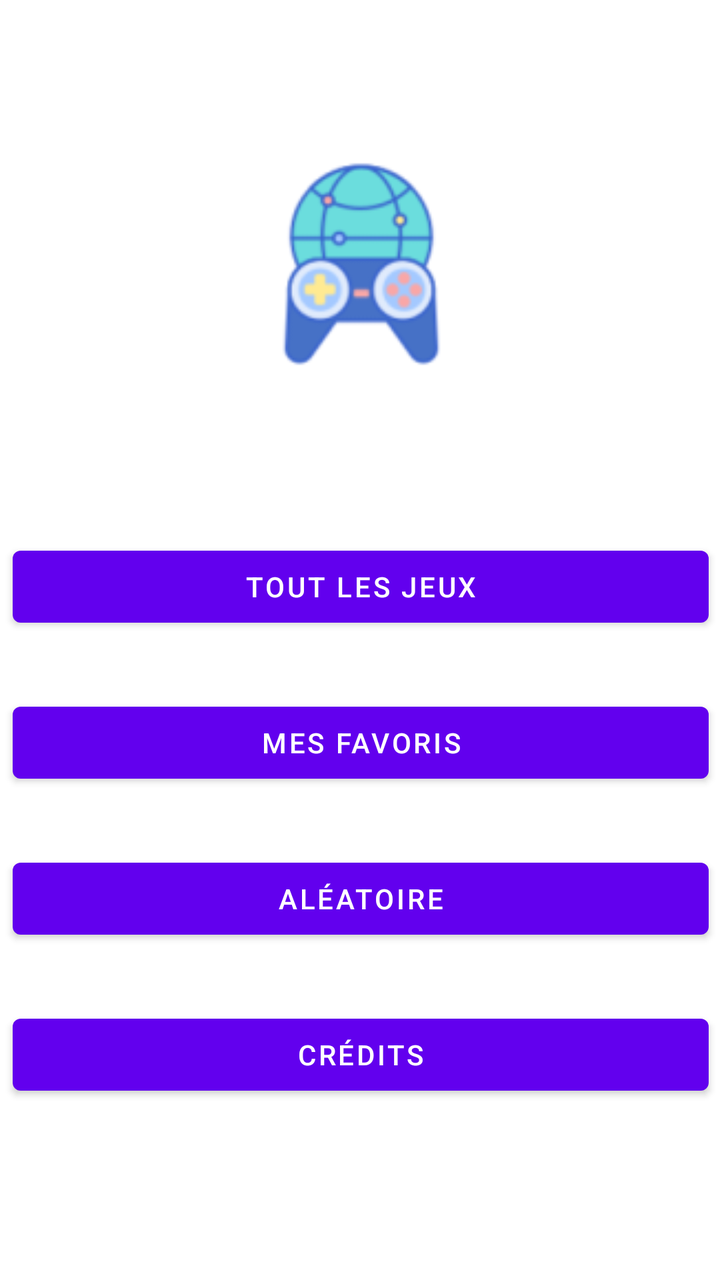
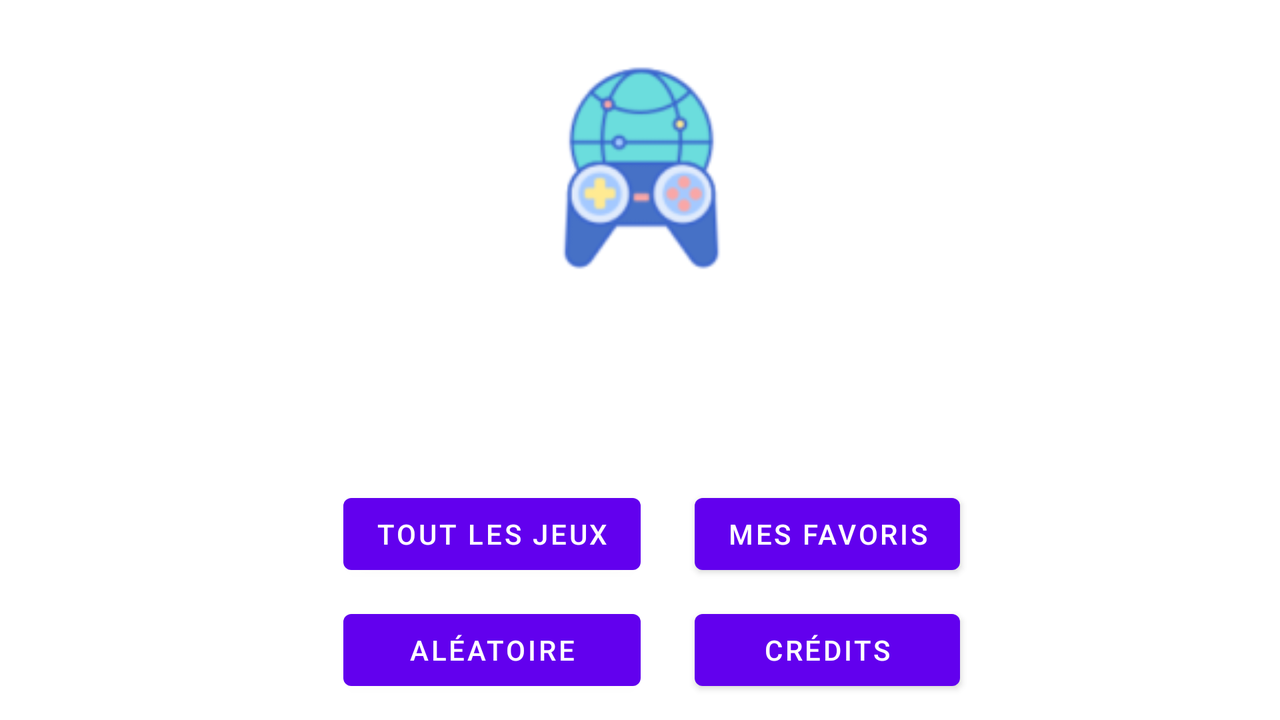

Compare how this app lays out the same screen by default and in its alternative resource folder. The renders come first, then the two layout files and the values they reference.
<!-- AndroidManifest.xml: application theme Theme.MMOList -->
<!-- res/layout/main_menu.xml -->
<?xml version="1.0" encoding="utf-8"?>
<androidx.constraintlayout.widget.ConstraintLayout xmlns:android="http://schemas.android.com/apk/res/android"
    xmlns:app="http://schemas.android.com/apk/res-auto"
    android:layout_width="match_parent"
    android:layout_height="match_parent">

    <ImageView
        android:id="@+id/imageView"
        android:layout_width="183dp"
        android:layout_height="159dp"
        android:layout_marginTop="52dp"
        android:contentDescription="@string/app_name"
        app:layout_constraintEnd_toEndOf="parent"
        app:layout_constraintStart_toStartOf="parent"
        app:layout_constraintTop_toTopOf="parent"
        app:srcCompat="@mipmap/ic_launcher" />

    <RelativeLayout
        android:layout_width="408dp"
        android:layout_height="435dp"
        android:gravity="center"
        app:layout_constraintBottom_toBottomOf="parent"
        app:layout_constraintEnd_toEndOf="parent"
        app:layout_constraintStart_toStartOf="parent"
        app:layout_constraintTop_toBottomOf="@+id/imageView">

        <Button
            android:id="@+id/buttonAllGame"
            android:layout_width="match_parent"
            android:layout_height="wrap_content"
            android:layout_marginHorizontal="30dp"
            android:layout_marginBottom="30dp"
            android:text="@string/buttonAllGame" />

        <Button
            android:id="@+id/buttonCredit"
            android:layout_width="match_parent"
            android:layout_height="wrap_content"
            android:layout_below="@id/buttonRandom"
            android:layout_marginHorizontal="30dp"
            android:layout_marginBottom="30dp"
            android:text="@string/buttonCredit" />

        <Button
            android:id="@+id/buttonRandom"
            android:layout_width="match_parent"
            android:layout_height="wrap_content"
            android:layout_below="@id/buttonFavorite"
            android:layout_marginHorizontal="30dp"
            android:layout_marginBottom="30dp"
            android:text="@string/buttonRandom" />

        <Button
            android:id="@+id/buttonFavorite"
            android:layout_width="match_parent"
            android:layout_height="wrap_content"
            android:layout_below="@id/buttonAllGame"
            android:layout_marginHorizontal="30dp"
            android:layout_marginBottom="30dp"
            android:text="@string/buttonFavorite" />
    </RelativeLayout>

</androidx.constraintlayout.widget.ConstraintLayout>
<!-- resources referenced by this layout -->
<resources>
  <!-- mipmap ic_launcher: png bitmap (mipmap-hdpi, 3358 bytes) -->
  <string name="app_name">MMO List</string>
  <string name="buttonAllGame">Tout les jeux</string>
  <string name="buttonCredit">Crédits</string>
  <string name="buttonFavorite">Mes favoris</string>
  <string name="buttonRandom">Aléatoire</string>
  <style name="Theme.MMOList" parent="Theme.MaterialComponents.Light.NoActionBar">
          
          <item name="colorPrimary">@color/purple_500</item>
          <item name="colorPrimaryVariant">@color/purple_700</item>
          <item name="colorOnPrimary">@color/white</item>
          
          <item name="colorSecondary">@color/teal_200</item>
          <item name="colorSecondaryVariant">@color/teal_700</item>
          <item name="colorOnSecondary">@color/black</item>
          
          <item name="android:statusBarColor">?attr/colorPrimaryVariant</item>
          
      </style>
  <color name="purple_500">#FF6200EE</color>
  <color name="purple_700">#FF3700B3</color>
  <color name="white">#FFFFFFFF</color>
  <color name="teal_200">#FF03DAC5</color>
  <color name="teal_700">#FF018786</color>
  <color name="black">#FF000000</color>
</resources>
<!-- res/layout-land/main_menu.xml (the repository's variant of the layout above) -->
<!-- drawn on the phone turned sideways -->
<?xml version="1.0" encoding="utf-8"?>
<androidx.constraintlayout.widget.ConstraintLayout xmlns:android="http://schemas.android.com/apk/res/android"
    xmlns:app="http://schemas.android.com/apk/res-auto"
    xmlns:tools="http://schemas.android.com/tools"
    android:layout_width="match_parent"
    android:layout_height="match_parent">

    <Button
        android:id="@+id/buttonRandom"
        android:layout_width="0dp"
        android:layout_height="wrap_content"
        android:layout_marginTop="10dp"
        android:text="@string/buttonRandom"
        app:layout_constraintBottom_toBottomOf="@+id/buttonCredit"
        app:layout_constraintEnd_toEndOf="@+id/buttonAllGame"
        app:layout_constraintStart_toStartOf="@+id/buttonAllGame"
        app:layout_constraintTop_toBottomOf="@+id/buttonAllGame" />

    <Button
        android:id="@+id/buttonAllGame"
        android:layout_width="wrap_content"
        android:layout_height="wrap_content"
        android:layout_marginStart="160dp"
        android:text="@string/buttonAllGame"
        app:layout_constraintEnd_toStartOf="@+id/buttonFavorite"
        app:layout_constraintHorizontal_bias="0.3"
        app:layout_constraintStart_toStartOf="parent"
        app:layout_constraintTop_toTopOf="@+id/buttonFavorite" />

    <Button
        android:id="@+id/buttonFavorite"
        android:layout_width="wrap_content"
        android:layout_height="wrap_content"
        android:layout_marginTop="80dp"
        android:layout_marginEnd="160dp"
        android:text="@string/buttonFavorite"
        app:layout_constraintEnd_toEndOf="parent"
        app:layout_constraintTop_toBottomOf="@+id/imageView" />

    <Button
        android:id="@+id/buttonCredit"
        android:layout_width="0dp"
        android:layout_height="wrap_content"
        android:layout_marginTop="10dp"
        android:text="@string/buttonCredit"
        app:layout_constraintEnd_toEndOf="@+id/buttonFavorite"
        app:layout_constraintHorizontal_bias="0.0"
        app:layout_constraintStart_toStartOf="@+id/buttonFavorite"
        app:layout_constraintTop_toBottomOf="@+id/buttonFavorite" />

    <ImageView
        android:id="@+id/imageView"
        android:layout_width="183dp"
        android:layout_height="159dp"
        android:layout_marginTop="4dp"
        android:contentDescription="@string/app_name"
        app:layout_constraintEnd_toEndOf="parent"
        app:layout_constraintStart_toStartOf="parent"
        app:layout_constraintTop_toTopOf="parent"
        app:srcCompat="@mipmap/ic_launcher" />

</androidx.constraintlayout.widget.ConstraintLayout>
